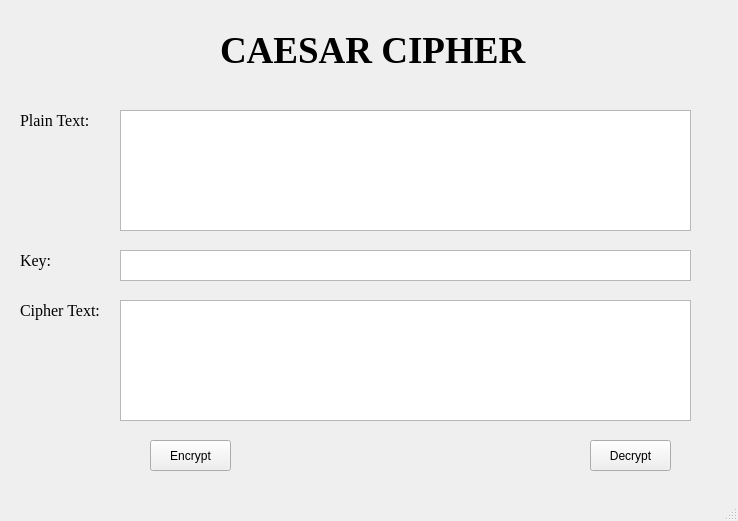
<?xml version="1.0" encoding="UTF-8"?>
<ui version="4.0">
 <class>CaesarCipher</class>
 <widget class="QMainWindow" name="CaesarCipher">
  <property name="geometry">
   <rect>
    <x>0</x>
    <y>0</y>
    <width>738</width>
    <height>521</height>
   </rect>
  </property>
  <property name="windowTitle">
   <string>Caesar Cipher</string>
  </property>
  <widget class="QWidget" name="centralwidget">
   <widget class="QLabel" name="label">
    <property name="geometry">
     <rect>
      <x>220</x>
      <y>30</y>
      <width>321</width>
      <height>41</height>
     </rect>
    </property>
    <property name="font">
     <font>
      <family>Times New Roman</family>
      <pointsize>28</pointsize>
      <weight>75</weight>
      <bold>true</bold>
     </font>
    </property>
    <property name="layoutDirection">
     <enum>Qt::LeftToRight</enum>
    </property>
    <property name="text">
     <string>CAESAR CIPHER</string>
    </property>
   </widget>
   <widget class="QTextEdit" name="txt_plaintext">
    <property name="geometry">
     <rect>
      <x>120</x>
      <y>110</y>
      <width>571</width>
      <height>121</height>
     </rect>
    </property>
    <property name="html">
     <string>&lt;!DOCTYPE HTML PUBLIC &quot;-//W3C//DTD HTML 4.0//EN&quot; &quot;http://www.w3.org/TR/REC-html40/strict.dtd&quot;&gt;
&lt;html&gt;&lt;head&gt;&lt;meta name=&quot;qrichtext&quot; content=&quot;1&quot; /&gt;&lt;style type=&quot;text/css&quot;&gt;
p, li { white-space: pre-wrap; }
&lt;/style&gt;&lt;/head&gt;&lt;body style=&quot; font-family:'MS Shell Dlg 2'; font-size:8.25pt; font-weight:400; font-style:normal;&quot;&gt;
&lt;p style=&quot;-qt-paragraph-type:empty; margin-top:0px; margin-bottom:0px; margin-left:0px; margin-right:0px; -qt-block-indent:0; text-indent:0px;&quot;&gt;&lt;br /&gt;&lt;/p&gt;&lt;/body&gt;&lt;/html&gt;</string>
    </property>
   </widget>
   <widget class="QTextEdit" name="txt_key">
    <property name="geometry">
     <rect>
      <x>120</x>
      <y>250</y>
      <width>571</width>
      <height>31</height>
     </rect>
    </property>
    <property name="html">
     <string>&lt;!DOCTYPE HTML PUBLIC &quot;-//W3C//DTD HTML 4.0//EN&quot; &quot;http://www.w3.org/TR/REC-html40/strict.dtd&quot;&gt;
&lt;html&gt;&lt;head&gt;&lt;meta name=&quot;qrichtext&quot; content=&quot;1&quot; /&gt;&lt;style type=&quot;text/css&quot;&gt;
p, li { white-space: pre-wrap; }
&lt;/style&gt;&lt;/head&gt;&lt;body style=&quot; font-family:'MS Shell Dlg 2'; font-size:8.25pt; font-weight:400; font-style:normal;&quot;&gt;
&lt;p style=&quot;-qt-paragraph-type:empty; margin-top:0px; margin-bottom:0px; margin-left:0px; margin-right:0px; -qt-block-indent:0; text-indent:0px;&quot;&gt;&lt;br /&gt;&lt;/p&gt;&lt;/body&gt;&lt;/html&gt;</string>
    </property>
   </widget>
   <widget class="QTextEdit" name="txt_ciphertext">
    <property name="geometry">
     <rect>
      <x>120</x>
      <y>300</y>
      <width>571</width>
      <height>121</height>
     </rect>
    </property>
    <property name="html">
     <string>&lt;!DOCTYPE HTML PUBLIC &quot;-//W3C//DTD HTML 4.0//EN&quot; &quot;http://www.w3.org/TR/REC-html40/strict.dtd&quot;&gt;
&lt;html&gt;&lt;head&gt;&lt;meta name=&quot;qrichtext&quot; content=&quot;1&quot; /&gt;&lt;style type=&quot;text/css&quot;&gt;
p, li { white-space: pre-wrap; }
&lt;/style&gt;&lt;/head&gt;&lt;body style=&quot; font-family:'MS Shell Dlg 2'; font-size:8.25pt; font-weight:400; font-style:normal;&quot;&gt;
&lt;p style=&quot;-qt-paragraph-type:empty; margin-top:0px; margin-bottom:0px; margin-left:0px; margin-right:0px; -qt-block-indent:0; text-indent:0px;&quot;&gt;&lt;br /&gt;&lt;/p&gt;&lt;/body&gt;&lt;/html&gt;</string>
    </property>
   </widget>
   <widget class="QPushButton" name="btn_encrypt">
    <property name="geometry">
     <rect>
      <x>150</x>
      <y>440</y>
      <width>81</width>
      <height>31</height>
     </rect>
    </property>
    <property name="text">
     <string>Encrypt</string>
    </property>
   </widget>
   <widget class="QPushButton" name="btn_decrypt">
    <property name="geometry">
     <rect>
      <x>590</x>
      <y>440</y>
      <width>81</width>
      <height>31</height>
     </rect>
    </property>
    <property name="text">
     <string>Decrypt</string>
    </property>
   </widget>
   <widget class="QLabel" name="label_2">
    <property name="geometry">
     <rect>
      <x>20</x>
      <y>110</y>
      <width>71</width>
      <height>21</height>
     </rect>
    </property>
    <property name="font">
     <font>
      <family>Times New Roman</family>
      <pointsize>12</pointsize>
     </font>
    </property>
    <property name="text">
     <string>Plain Text:</string>
    </property>
   </widget>
   <widget class="QLabel" name="label_3">
    <property name="geometry">
     <rect>
      <x>20</x>
      <y>250</y>
      <width>71</width>
      <height>21</height>
     </rect>
    </property>
    <property name="font">
     <font>
      <family>Times New Roman</family>
      <pointsize>12</pointsize>
     </font>
    </property>
    <property name="text">
     <string>Key:</string>
    </property>
   </widget>
   <widget class="QLabel" name="label_4">
    <property name="geometry">
     <rect>
      <x>20</x>
      <y>300</y>
      <width>81</width>
      <height>21</height>
     </rect>
    </property>
    <property name="font">
     <font>
      <family>Times New Roman</family>
      <pointsize>12</pointsize>
     </font>
    </property>
    <property name="text">
     <string>Cipher Text:</string>
    </property>
   </widget>
  </widget>
  <widget class="QMenuBar" name="menubar">
   <property name="geometry">
    <rect>
     <x>0</x>
     <y>0</y>
     <width>738</width>
     <height>21</height>
    </rect>
   </property>
  </widget>
  <widget class="QStatusBar" name="statusbar"/>
 </widget>
 <resources/>
 <connections/>
</ui>
